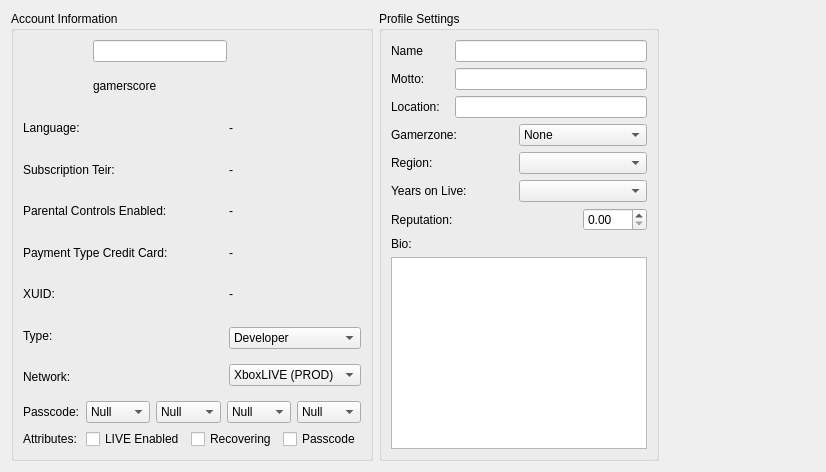
     <widget class="QWidget" name="tabGeneralSettings">
      <attribute name="title">
       <string>General Settings</string>
      </attribute>
      <layout class="QHBoxLayout" name="horizontalLayout_5" stretch="0,10,1">
       <item>
        <widget class="QGroupBox" name="groupBox_3">
         <property name="title">
          <string>Account Information</string>
         </property>
         <layout class="QGridLayout" name="gridLayout_3">
          <item row="0" column="0" colspan="3">
           <layout class="QGridLayout" name="gridLayout">
            <item row="0" column="0" rowspan="2">
             <widget class="QLabel" name="imgGamerpicture">
              <property name="minimumSize">
               <size>
                <width>64</width>
                <height>64</height>
               </size>
              </property>
              <property name="frameShape">
               <enum>QFrame::NoFrame</enum>
              </property>
             </widget>
            </item>
            <item row="0" column="1">
             <widget class="QLineEdit" name="txtGamertag">
              <property name="maxLength">
               <number>15</number>
              </property>
             </widget>
            </item>
            <item row="1" column="1">
             <widget class="QLabel" name="lblGamerscore">
              <property name="text">
               <string>gamerscore</string>
              </property>
             </widget>
            </item>
            <item row="0" column="2">
             <spacer name="horizontalSpacer">
              <property name="orientation">
               <enum>Qt::Horizontal</enum>
              </property>
              <property name="sizeHint" stdset="0">
               <size>
                <width>40</width>
                <height>20</height>
               </size>
              </property>
             </spacer>
            </item>
           </layout>
          </item>
          <item row="1" column="0">
           <widget class="QLabel" name="lblLanguage1">
            <property name="text">
             <string>Language:</string>
            </property>
           </widget>
          </item>
          <item row="1" column="2">
           <widget class="QLabel" name="lblLanguage">
            <property name="text">
             <string>-</string>
            </property>
           </widget>
          </item>
          <item row="2" column="0" colspan="2">
           <widget class="QLabel" name="lblLanguage_2">
            <property name="text">
             <string>Subscription Teir:</string>
            </property>
           </widget>
          </item>
          <item row="2" column="2">
           <widget class="QLabel" name="lblSubscriptionTeir">
            <property name="text">
             <string>-</string>
            </property>
           </widget>
          </item>
          <item row="3" column="0" colspan="2">
           <widget class="QLabel" name="lblParentalControls">
            <property name="text">
             <string>Parental Controls Enabled:</string>
            </property>
           </widget>
          </item>
          <item row="3" column="2">
           <widget class="QLabel" name="lblParentalControlled">
            <property name="text">
             <string>-</string>
            </property>
           </widget>
          </item>
          <item row="4" column="0" colspan="2">
           <widget class="QLabel" name="lblParentalControls_2">
            <property name="text">
             <string>Payment Type Credit Card:</string>
            </property>
           </widget>
          </item>
          <item row="4" column="2">
           <widget class="QLabel" name="lblCreditCard">
            <property name="text">
             <string>-</string>
            </property>
           </widget>
          </item>
          <item row="5" column="0">
           <widget class="QLabel" name="label_23">
            <property name="text">
             <string>XUID:</string>
            </property>
           </widget>
          </item>
          <item row="5" column="2">
           <widget class="QLabel" name="lblXUID">
            <property name="text">
             <string>-</string>
            </property>
           </widget>
          </item>
          <item row="6" column="0">
           <widget class="QLabel" name="label_21">
            <property name="text">
             <string>Type:</string>
            </property>
           </widget>
          </item>
          <item row="6" column="1" rowspan="2">
           <spacer name="horizontalSpacer_10">
            <property name="orientation">
             <enum>Qt::Horizontal</enum>
            </property>
            <property name="sizeHint" stdset="0">
             <size>
              <width>121</width>
              <height>28</height>
             </size>
            </property>
           </spacer>
          </item>
          <item row="6" column="2" rowspan="2">
           <layout class="QVBoxLayout" name="verticalLayout_4">
            <item>
             <widget class="QComboBox" name="cmbxConsoleType">
              <item>
               <property name="text">
                <string>Developer</string>
               </property>
              </item>
              <item>
               <property name="text">
                <string>Retail</string>
               </property>
              </item>
             </widget>
            </item>
            <item>
             <widget class="QComboBox" name="cmbxNetwork">
              <item>
               <property name="text">
                <string>XboxLIVE (PROD)</string>
               </property>
              </item>
              <item>
               <property name="text">
                <string>PartnerNet (PART)</string>
               </property>
              </item>
             </widget>
            </item>
           </layout>
          </item>
          <item row="7" column="0">
           <widget class="QLabel" name="label_22">
            <property name="text">
             <string>Network:</string>
            </property>
           </widget>
          </item>
          <item row="8" column="0">
           <widget class="QLabel" name="label_25">
            <property name="text">
             <string>Passcode:</string>
            </property>
           </widget>
          </item>
          <item row="8" column="1" colspan="2">
           <layout class="QHBoxLayout" name="horizontalLayout_2">
            <item>
             <widget class="QComboBox" name="cmbxPass1">
              <item>
               <property name="text">
                <string>Null</string>
               </property>
              </item>
              <item>
               <property name="text">
                <string>Up</string>
               </property>
              </item>
              <item>
               <property name="text">
                <string>Down</string>
               </property>
              </item>
              <item>
               <property name="text">
                <string>Left</string>
               </property>
              </item>
              <item>
               <property name="text">
                <string>Right</string>
               </property>
              </item>
              <item>
               <property name="text">
                <string>X</string>
               </property>
              </item>
              <item>
               <property name="text">
                <string>Y</string>
               </property>
              </item>
              <item>
               <property name="text">
                <string>LT</string>
               </property>
              </item>
              <item>
               <property name="text">
                <string>RT</string>
               </property>
              </item>
              <item>
               <property name="text">
                <string>LB</string>
               </property>
              </item>
              <item>
               <property name="text">
                <string>RB</string>
               </property>
              </item>
             </widget>
            </item>
            <item>
             <widget class="QComboBox" name="cmbxPass2">
              <item>
               <property name="text">
                <string>Null</string>
               </property>
              </item>
              <item>
               <property name="text">
                <string>Up</string>
               </property>
              </item>
              <item>
               <property name="text">
                <string>Down</string>
               </property>
              </item>
              <item>
               <property name="text">
                <string>Left</string>
               </property>
              </item>
              <item>
               <property name="text">
                <string>Right</string>
               </property>
              </item>
              <item>
               <property name="text">
                <string>X</string>
               </property>
              </item>
              <item>
               <property name="text">
                <string>Y</string>
               </property>
              </item>
              <item>
               <property name="text">
                <string>LT</string>
               </property>
              </item>
              <item>
               <property name="text">
                <string>RT</string>
               </property>
              </item>
              <item>
               <property name="text">
                <string>LB</string>
               </property>
              </item>
              <item>
               <property name="text">
                <string>RB</string>
               </property>
              </item>
             </widget>
            </item>
            <item>
             <widget class="QComboBox" name="cmbxPass3">
              <item>
               <property name="text">
                <string>Null</string>
               </property>
              </item>
              <item>
               <property name="text">
                <string>Up</string>
               </property>
              </item>
              <item>
               <property name="text">
                <string>Down</string>
               </property>
              </item>
              <item>
               <property name="text">
                <string>Left</string>
               </property>
              </item>
              <item>
               <property name="text">
                <string>Right</string>
               </property>
              </item>
              <item>
               <property name="text">
                <string>X</string>
               </property>
              </item>
              <item>
               <property name="text">
                <string>Y</string>
               </property>
              </item>
              <item>
               <property name="text">
                <string>LT</string>
               </property>
              </item>
              <item>
               <property name="text">
                <string>RT</string>
               </property>
              </item>
              <item>
               <property name="text">
                <string>LB</string>
               </property>
              </item>
              <item>
               <property name="text">
                <string>RB</string>
               </property>
              </item>
             </widget>
            </item>
            <item>
             <widget class="QComboBox" name="cmbxPass4">
              <item>
               <property name="text">
                <string>Null</string>
               </property>
              </item>
              <item>
               <property name="text">
                <string>Up</string>
               </property>
              </item>
              <item>
               <property name="text">
                <string>Down</string>
               </property>
              </item>
              <item>
               <property name="text">
                <string>Left</string>
               </property>
              </item>
              <item>
               <property name="text">
                <string>Right</string>
               </property>
              </item>
              <item>
               <property name="text">
                <string>X</string>
               </property>
              </item>
              <item>
               <property name="text">
                <string>Y</string>
               </property>
              </item>
              <item>
               <property name="text">
                <string>LT</string>
               </property>
              </item>
              <item>
               <property name="text">
                <string>RT</string>
               </property>
              </item>
              <item>
               <property name="text">
                <string>LB</string>
               </property>
              </item>
              <item>
               <property name="text">
                <string>RB</string>
               </property>
              </item>
             </widget>
            </item>
           </layout>
          </item>
          <item row="9" column="0">
           <widget class="QLabel" name="label_24">
            <property name="text">
             <string>Attributes:</string>
            </property>
           </widget>
          </item>
          <item row="9" column="1" colspan="2">
           <layout class="QHBoxLayout" name="horizontalLayout_4">
            <item>
             <widget class="QCheckBox" name="chxLIVE">
              <property name="text">
               <string>LIVE Enabled</string>
              </property>
             </widget>
            </item>
            <item>
             <widget class="QCheckBox" name="chxRecovering">
              <property name="text">
               <string>Recovering</string>
              </property>
             </widget>
            </item>
            <item>
             <widget class="QCheckBox" name="chxPasscode">
              <property name="text">
               <string>Passcode</string>
              </property>
             </widget>
            </item>
           </layout>
          </item>
         </layout>
        </widget>
       </item>
       <item>
        <widget class="QGroupBox" name="groupBox_2">
         <property name="title">
          <string>Profile Settings</string>
         </property>
         <layout class="QGridLayout" name="gridLayout_4">
          <item row="0" column="0">
           <layout class="QVBoxLayout" name="verticalLayout_3">
            <item>
             <layout class="QGridLayout" name="gridLayout_2">
              <item row="0" column="0">
               <widget class="QLabel" name="label_12">
                <property name="text">
                 <string>Name</string>
                </property>
               </widget>
              </item>
              <item row="0" column="1" colspan="3">
               <widget class="QLineEdit" name="txtName">
                <property name="maxLength">
                 <number>129</number>
                </property>
               </widget>
              </item>
              <item row="1" column="0">
               <widget class="QLabel" name="label_13">
                <property name="text">
                 <string>Motto:</string>
                </property>
               </widget>
              </item>
              <item row="1" column="1" colspan="3">
               <widget class="QLineEdit" name="txtMotto">
                <property name="maxLength">
                 <number>21</number>
                </property>
               </widget>
              </item>
              <item row="2" column="0">
               <widget class="QLabel" name="label_14">
                <property name="text">
                 <string>Location:</string>
                </property>
               </widget>
              </item>
              <item row="2" column="1" colspan="3">
               <widget class="QLineEdit" name="txtLocation">
                <property name="maxLength">
                 <number>40</number>
                </property>
               </widget>
              </item>
              <item row="3" column="0" colspan="2">
               <widget class="QLabel" name="label_15">
                <property name="text">
                 <string>Gamerzone:</string>
                </property>
               </widget>
              </item>
              <item row="3" column="2" colspan="2">
               <widget class="QComboBox" name="cmbxGamerzone">
                <item>
                 <property name="text">
                  <string>None</string>
                 </property>
                </item>
                <item>
                 <property name="text">
                  <string>Recreational</string>
                 </property>
                </item>
                <item>
                 <property name="text">
                  <string>Pro</string>
                 </property>
                </item>
                <item>
                 <property name="text">
                  <string>Family</string>
                 </property>
                </item>
                <item>
                 <property name="text">
                  <string>Underground</string>
                 </property>
                </item>
               </widget>
              </item>
              <item row="4" column="0" colspan="2">
               <widget class="QLabel" name="label_17">
                <property name="text">
                 <string>Region:</string>
                </property>
               </widget>
              </item>
              <item row="4" column="2" colspan="2">
               <widget class="QComboBox" name="cmbxRegion"/>
              </item>
              <item row="5" column="0" colspan="2">
               <widget class="QLabel" name="label_18">
                <property name="text">
                 <string>Years on Live:</string>
                </property>
               </widget>
              </item>
              <item row="5" column="2" colspan="2">
               <widget class="QComboBox" name="cmbxTenure"/>
              </item>
              <item row="6" column="0" colspan="3">
               <widget class="QLabel" name="label_16">
                <property name="text">
                 <string>Reputation:</string>
                </property>
               </widget>
              </item>
              <item row="6" column="3">
               <widget class="QDoubleSpinBox" name="spnRep">
                <property name="maximum">
                 <double>100.000000000000000</double>
                </property>
               </widget>
              </item>
             </layout>
            </item>
            <item>
             <layout class="QVBoxLayout" name="verticalLayout_2">
              <item>
               <widget class="QLabel" name="label_19">
                <property name="text">
                 <string>Bio:</string>
                </property>
               </widget>
              </item>
              <item>
               <widget class="QPlainTextEdit" name="txtBio"/>
              </item>
             </layout>
            </item>
           </layout>
          </item>
         </layout>
        </widget>
       </item>
       <item>
        <widget class="QLabel" name="imgAvatar">
         <property name="minimumSize">
          <size>
           <width>150</width>
           <height>300</height>
          </size>
         </property>
         <property name="maximumSize">
          <size>
           <width>150</width>
           <height>300</height>
          </size>
         </property>
         <property name="frameShape">
          <enum>QFrame::NoFrame</enum>
         </property>
         <property name="text">
          <string/>
         </property>
        </widget>
       </item>
      </layout>
     </widget>
